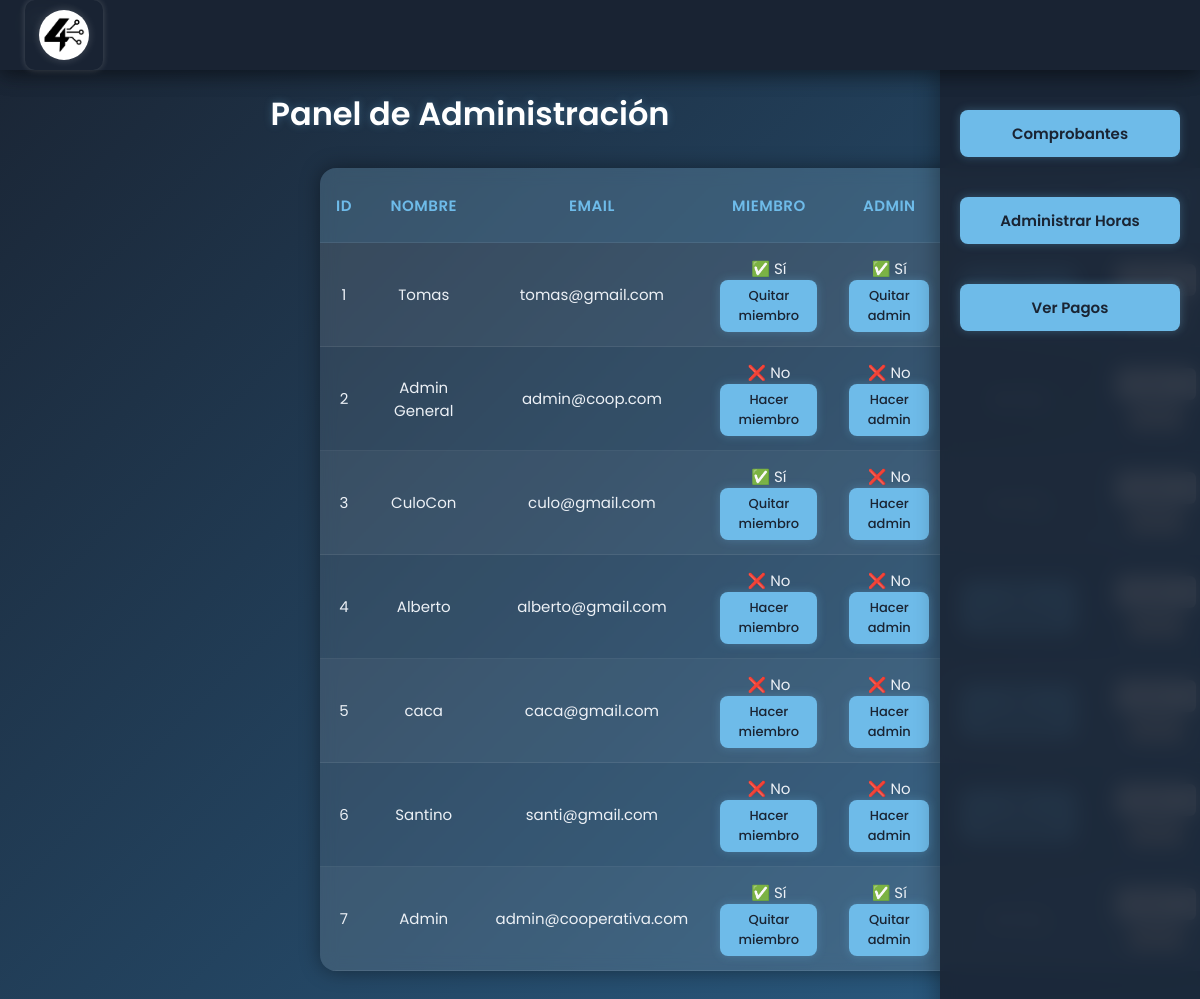
Screenshot of /admin.php (signed in) with the database file from the repository.
### tables this page shows
CREATE TABLE `miembro` (
  `id_miembro` int(11) NOT NULL,
  `nombre` varchar(255) NOT NULL,
  `email` varchar(255) NOT NULL,
  `password` varchar(255) NOT NULL,
  `aprobado` tinyint(1) DEFAULT 0,
  `es_miembro` tinyint(1) DEFAULT 0,
  `admin` tinyint(1) DEFAULT 0,
  `estado` varchar(100) DEFAULT NULL,
  `id_unidad` int(11) DEFAULT NULL,
  `fecha_ingreso` date DEFAULT NULL
);

### admin.php (the view, shortened to what this page needs)
<?php
require_once "conexion.php";
$conexion = new mysqli($host, $user, $pass, $db, $port);
$usuarios = $conexion->query("SELECT * FROM miembro");
?>
<!DOCTYPE html>
<html lang="es">
<head>
</head>
<body>
  <header>
    <div class="logo">
    </div>
  </header>
</body>
</html>
<body>
  <header>
      <a class="logo">
      <img src="logo.jpeg" alt="Logo Cooperativa">
    </a>
  </header>
  <h2>Panel de Administración</h2>
<table>
  <tr>
    <th>ID</th>
    <th>Nombre</th>
    <th>Email</th>
    <th>Miembro</th>
    <th>Admin</th>
    <th>Postulación</th>
    <th>Asignar Unidad</th>
  </tr>
  <?php while($u = $usuarios->fetch_assoc()): ?>
  <tr>
    <td><?= $u["id_miembro"] ?></td>
    <td><?= $u["nombre"] ?></td>
    <td><?= $u["email"] ?></td>
    <td>
      <?= $u["es_miembro"] ? "✅ Sí" : "❌ No" ?><br>
      <?php if ($u["es_miembro"]): ?>
        <a class="rojo" href="?id=<?= $u["id_miembro"] ?>&socio=0">Quitar miembro</a>
      <?php else: ?>
        <a class="azul" href="?id=<?= $u["id_miembro"] ?>&socio=1">Hacer miembro</a>
      <?php endif; ?>
    </td>
    <td>
      <?= $u["admin"] ? "✅ Sí" : "❌ No" ?><br>
      <?php if ($u["admin"]): ?>
        <a class="rojo" href="?id=<?= $u["id_miembro"] ?>&admin=0">Quitar admin</a>
      <?php else: ?>
        <a class="azul" href="?id=<?= $u["id_miembro"] ?>&admin=1">Hacer admin</a>
      <?php endif; ?>
    </td>
    <td>
      <?php
      $id_miembro = $u["id_miembro"];
      $post = $conexion->query("SELECT id_postulacion FROM postulacion WHERE id_miembro = $id_miembro");
      if($post->num_rows > 0):
      ?>
        <a class="gris" href="admin_postulacion.php?id=<?= $id_miembro ?>">Ver Postulación</a>
      <?php else: ?>
        No hay
      <?php endif; ?>
    </td>
    <td>
      <form method="get" style="display:flex; flex-direction:column; align-items:center;">
        <button type="submit" class="verde">Asignar</button>
      </form>
    </td>
  </tr>
  <?php endwhile; ?>
</table>
  <div class="btn-container">
  <form action="admin_comprobantes.php" method="post">
    <button type="submit" class="btn">Comprobantes</button>
  </form>
  <form action="admin_horas.php" method="post">
    <button type="submit" class="btn">Administrar Horas</button>
  </form>
  <form action="pagos.php" method="get">
    <button type="submit" class="btn">Ver Pagos</button>
  </form>
</div>
</body>
</html>

### admin.php (style rules this page uses)
* { box-sizing: border-box; margin: 0; padding: 0; font-family: "Poppins", sans-serif; }
body { background: linear-gradient(135deg, #1a2433, #2b5f87); background-attachment: fixed; color: #edf1f6; padding: 90px 20px 40px; min-height: 100vh; margin-right: 260px; }
header { background: rgba(26, 36, 51, 0.9); backdrop-filter: blur(10px); height: 70px; width: 100%; position: fixed; top: 0; left: 0; display: flex; justify-content: space-between; align-items: center; padding: 0 25px; box-shadow: 0 4px 20px rgba(0, 0, 0, 0.3); z-index: 10; }
.logo { display: flex; align-items: center; height: 100%; }
.logo img { height: 50px; width: auto; border-radius: 50%; box-shadow: 0 0 8px rgba(255, 255, 255, 0.2); }
h2 { text-align: center; font-size: 32px; color: #ffffffff; text-shadow: 0 0 8px rgba(110, 187, 233, 0.3); margin-bottom: 30px; font-weight: 600; }
table { width: 100%; max-width: 1000px; border-collapse: collapse; background: rgba(255, 255, 255, 0.08); backdrop-filter: blur(8px); border-radius: 16px; overflow: hidden; box-shadow: 0 0 20px rgba(0, 0, 0, 0.4); margin-bottom: 40px; animation: fadeIn 0.8s ease-in-out; margin-left: 300px; }
th, td { padding: 14px 16px; font-size: 15px; text-align: center; color: #edf1f6; border-bottom: 1px solid rgba(255, 255, 255, 0.08); }
th { background: rgba(110, 187, 233, 0.15); color: #6ebbe9; font-weight: 600; text-transform: uppercase; letter-spacing: 0.5px; }
tr:nth-child(even) { background: rgba(255, 255, 255, 0.04); }
td a { display: inline-block; padding: 6px 12px; border-radius: 8px; font-size: 13px; font-weight: 500; color: #1a2433; background: #6ebbe9; text-decoration: none; box-shadow: 0 0 8px rgba(110, 187, 233, 0.3); transition: all 0.3s ease; }
a { display: inline-block; padding: 8px 14px; border-radius: 10px; text-decoration: none; font-size: 14px; font-weight: 500; color: #fff; transition: all 0.3s ease; box-shadow: 0 0 6px rgba(255, 255, 255, 0.2); }
a.azul, a.rojo, a.gris { background: #6ebbe9; color: #1a2433; box-shadow: 0 0 10px rgba(110, 187, 233, 0.3); transition: all 0.3s ease; }
.btn { padding: 12px 24px; background-color: #6ebbe9; color: #1a2433; border: none; border-radius: 10px; font-weight: 600; cursor: pointer; font-size: 16px; transition: all 0.3s ease; margin-top: 20px; margin-right: 20px; box-shadow: 0 0 10px rgba(110, 187, 233, 0.3); }
.btn-container { position: fixed; top: 70px; right: 0; width: 260px; height: calc(102% - 90px); background: rgba(26, 36, 51, 0.9); backdrop-filter: blur(10px); padding: 20px; display: flex; flex-direction: column; gap: 20px; box-shadow: -4px 0 20px rgba(0, 0, 0, 0.3); z-index: 9; }
.btn-container form { width: 100%; }
.btn-container .btn { width: 100%; padding: 12px; font-size: 15px; border-radius: 8px; }

### rows the page displays
miembro: id_miembro "1", nombre "Tomas", email "tomas@gmail.com", es_miembro "✅ Sí", admin "✅ Sí"
miembro: id_miembro "2", nombre "Admin General", email "admin@coop.com", es_miembro "❌ No", admin "❌ No"
miembro: id_miembro "3", nombre "CuloCon", email "culo@gmail.com", es_miembro "✅ Sí", admin "❌ No"
miembro: id_miembro "4", nombre "Alberto", email "alberto@gmail.com", es_miembro "❌ No", admin "❌ No"
miembro: id_miembro "5", nombre "caca", email "caca@gmail.com", es_miembro "❌ No", admin "❌ No"
miembro: id_miembro "6", nombre "Santino", email "santi@gmail.com", es_miembro "❌ No", admin "❌ No"
miembro: id_miembro "7", nombre "Admin", email "admin@cooperativa.com", es_miembro "✅ Sí", admin "✅ Sí"
